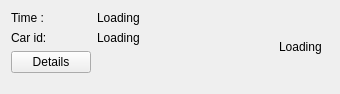
<?xml version="1.0" encoding="UTF-8"?>
<ui version="4.0">
 <class>ViolationItem</class>
 <widget class="QWidget" name="ViolationItem">
  <property name="geometry">
   <rect>
    <x>0</x>
    <y>0</y>
    <width>340</width>
    <height>94</height>
   </rect>
  </property>
  <property name="windowTitle">
   <string>Form</string>
  </property>
  <layout class="QHBoxLayout" name="horizontalLayout">
   <item>
    <layout class="QFormLayout" name="formLayout">
     <item row="0" column="0">
      <widget class="QLabel" name="time_label">
       <property name="text">
        <string>Time :</string>
       </property>
      </widget>
     </item>
     <item row="0" column="1">
      <widget class="QLabel" name="time">
       <property name="text">
        <string>Loading</string>
       </property>
      </widget>
     </item>
     <item row="1" column="0">
      <widget class="QLabel" name="carid_label">
       <property name="text">
        <string>Car id:</string>
       </property>
      </widget>
     </item>
     <item row="1" column="1">
      <widget class="QLabel" name="carid">
       <property name="text">
        <string>Loading</string>
       </property>
      </widget>
     </item>
     <item row="2" column="0">
      <widget class="QPushButton" name="details_button">
       <property name="text">
        <string>Details</string>
       </property>
      </widget>
     </item>
     <item row="2" column="1">
      <spacer name="horizontalSpacer">
       <property name="orientation">
        <enum>Qt::Horizontal</enum>
       </property>
       <property name="sizeHint" stdset="0">
        <size>
         <width>40</width>
         <height>20</height>
        </size>
       </property>
      </spacer>
     </item>
    </layout>
   </item>
   <item>
    <widget class="QLabel" name="carimage">
     <property name="sizePolicy">
      <sizepolicy hsizetype="Fixed" vsizetype="Fixed">
       <horstretch>0</horstretch>
       <verstretch>0</verstretch>
      </sizepolicy>
     </property>
     <property name="minimumSize">
      <size>
       <width>50</width>
       <height>50</height>
      </size>
     </property>
     <property name="maximumSize">
      <size>
       <width>50</width>
       <height>50</height>
      </size>
     </property>
     <property name="text">
      <string>Loading</string>
     </property>
     <property name="scaledContents">
      <bool>true</bool>
     </property>
    </widget>
   </item>
  </layout>
 </widget>
 <resources/>
 <connections/>
</ui>
